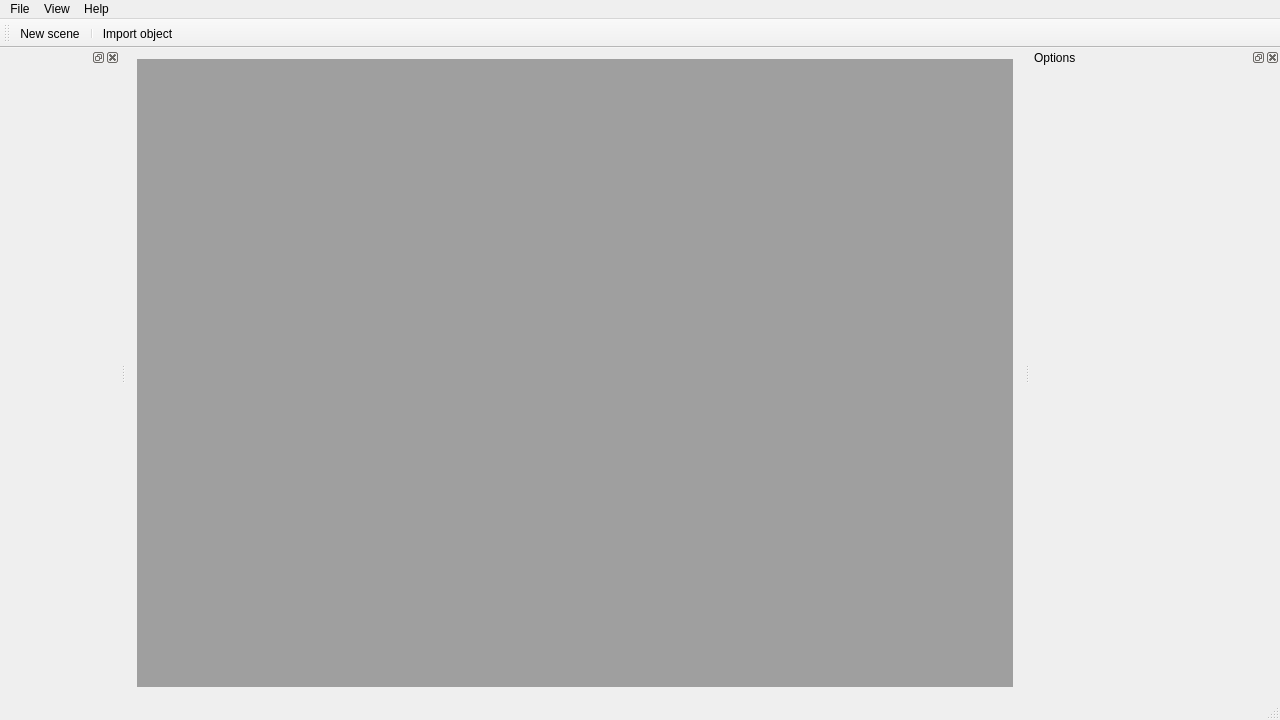
<?xml version="1.0" encoding="UTF-8"?>
<ui version="4.0">
 <class>WorkspaceClass</class>
 <widget class="QMainWindow" name="WorkspaceClass">
  <property name="windowModality">
   <enum>Qt::ApplicationModal</enum>
  </property>
  <property name="geometry">
   <rect>
    <x>0</x>
    <y>0</y>
    <width>1280</width>
    <height>720</height>
   </rect>
  </property>
  <property name="windowTitle">
   <string>Workspace</string>
  </property>
  <property name="documentMode">
   <bool>false</bool>
  </property>
  <widget class="QWidget" name="centralWidget">
   <layout class="QVBoxLayout" name="verticalLayout">
    <item>
     <widget class="QMdiArea" name="sceneArea"/>
    </item>
   </layout>
  </widget>
  <widget class="QMenuBar" name="menuBar">
   <property name="geometry">
    <rect>
     <x>0</x>
     <y>0</y>
     <width>1280</width>
     <height>21</height>
    </rect>
   </property>
   <widget class="QMenu" name="menuFile">
    <property name="title">
     <string>File</string>
    </property>
    <addaction name="actionNewScene"/>
    <addaction name="actionImportObject"/>
    <addaction name="separator"/>
    <addaction name="actionExit"/>
   </widget>
   <widget class="QMenu" name="menuView">
    <property name="title">
     <string>View</string>
    </property>
   </widget>
   <widget class="QMenu" name="menuHelp">
    <property name="title">
     <string>Help</string>
    </property>
   </widget>
   <addaction name="menuFile"/>
   <addaction name="menuView"/>
   <addaction name="menuHelp"/>
  </widget>
  <widget class="QToolBar" name="mainToolBar">
   <property name="toolButtonStyle">
    <enum>Qt::ToolButtonTextBesideIcon</enum>
   </property>
   <attribute name="toolBarArea">
    <enum>TopToolBarArea</enum>
   </attribute>
   <attribute name="toolBarBreak">
    <bool>false</bool>
   </attribute>
   <addaction name="actionNewScene"/>
   <addaction name="separator"/>
   <addaction name="actionImportObject"/>
  </widget>
  <widget class="QStatusBar" name="statusBar"/>
  <widget class="QDockWidget" name="leftDock">
   <property name="minimumSize">
    <size>
     <width>120</width>
     <height>38</height>
    </size>
   </property>
   <attribute name="dockWidgetArea">
    <number>1</number>
   </attribute>
   <widget class="QWidget" name="leftDockWidget"/>
  </widget>
  <widget class="QDockWidget" name="rightDock">
   <property name="minimumSize">
    <size>
     <width>250</width>
     <height>38</height>
    </size>
   </property>
   <property name="windowTitle">
    <string>Options</string>
   </property>
   <attribute name="dockWidgetArea">
    <number>2</number>
   </attribute>
   <widget class="QWidget" name="rightDockWidget"/>
  </widget>
  <action name="actionExit">
   <property name="text">
    <string>Exit</string>
   </property>
  </action>
  <action name="actionNewScene">
   <property name="icon">
    <iconset resource="Workspace.qrc">
     <normaloff>:/Workspace/Resources/icons/newScene.ico</normaloff>:/Workspace/Resources/icons/newScene.ico</iconset>
   </property>
   <property name="text">
    <string>New scene</string>
   </property>
  </action>
  <action name="actionImportObject">
   <property name="icon">
    <iconset resource="Workspace.qrc">
     <normaloff>:/Workspace/Resources/icons/insertObject.png</normaloff>:/Workspace/Resources/icons/insertObject.png</iconset>
   </property>
   <property name="text">
    <string>Import object</string>
   </property>
   <property name="toolTip">
    <string>Import object</string>
   </property>
  </action>
 </widget>
 <layoutdefault spacing="6" margin="11"/>
 <resources>
  <include location="Workspace.qrc"/>
 </resources>
 <connections>
  <connection>
   <sender>actionExit</sender>
   <signal>triggered()</signal>
   <receiver>WorkspaceClass</receiver>
   <slot>close()</slot>
   <hints>
    <hint type="sourcelabel">
     <x>-1</x>
     <y>-1</y>
    </hint>
    <hint type="destinationlabel">
     <x>639</x>
     <y>359</y>
    </hint>
   </hints>
  </connection>
 </connections>
</ui>
